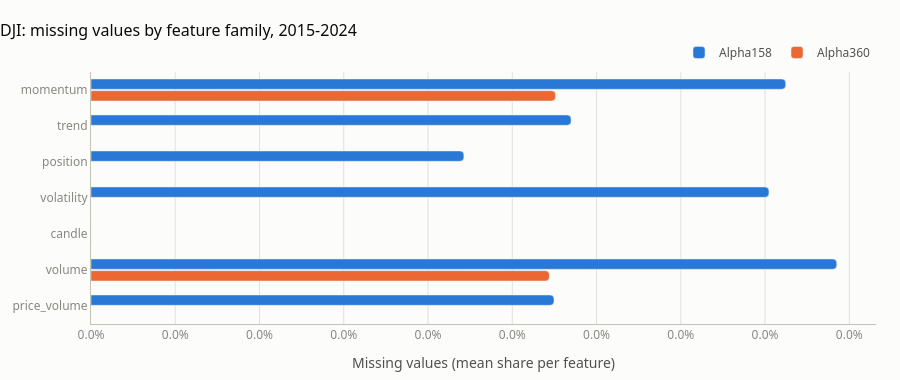
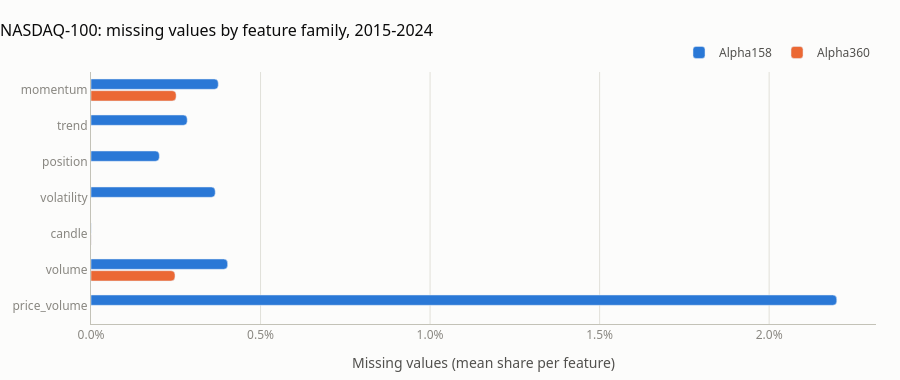
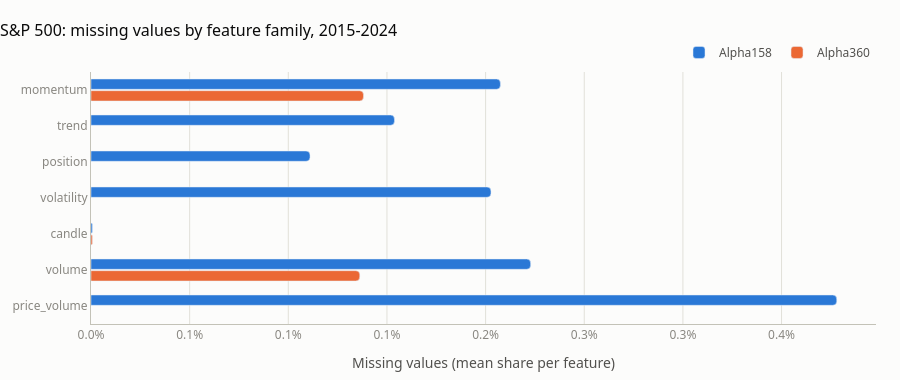
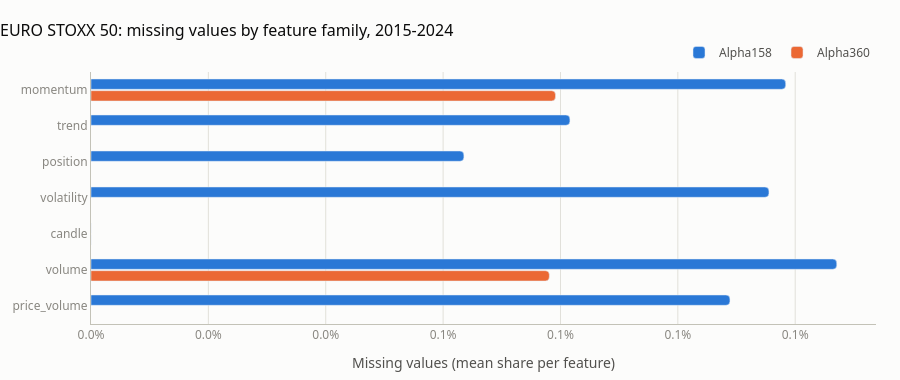

The notebook cell saved with these charts, in order:
### Markdown cell above
## 4. Missing values

Share of missing values per feature, averaged by family, over the study period (2015-2024). Rolling features are missing during the first days of a stock's history (up to 60 days for the longest windows). The models fill them with 0, the training median after the robust z-score.

### Code cell
for u in UNIVERSES:
    s = summaries[u]
    viz.missing_chart(s["missing"], cat, u).show()
    top = s["missing"].sort_values("missing_share", ascending=False).groupby("group").head(5)
    display(top.set_index(["group", "feature"]).rename_axis(index=[UNIVERSE_NAMES[u], "feature"]))

### Figure 1 — Plotly figure (JSON) as saved in the notebook; plotly's stock layout.template omitted (floating-point values rounded to 4 significant figures)
{"data": [{"hovertemplate": "%{y}: %{x:.2%} missing<extra>Alpha158</extra>", "marker": {"color": "#2a78d6", "cornerradius": 4}, "name": "Alpha158", "orientation": "h", "type": "bar", "x": [0.0004122, 0.0002849, 0.0002213, 0.0004023, 0.0, 0.0004425, 0.0002747], "y": ["momentum", "trend", "position", "volatility", "candle", "volume", "price_volume"]}, {"hovertemplate": "%{y}: %{x:.2%} missing<extra>Alpha360</extra>", "marker": {"color": "#eb6834", "cornerradius": 4}, "name": "Alpha360", "orientation": "h", "type": "bar", "x": [0.0002757, null, null, null, 0.0, 0.000272, null], "y": ["momentum", "trend", "position", "volatility", "candle", "volume", "price_volume"]}], "layout": {"bargap": 0.35, "bargroupgap": 0.12, "barmode": "group", "font": {"color": "#52514e", "family": "system-ui, -apple-system, \"Segoe UI\", sans-serif", "size": 12}, "height": 380, "hoverlabel": {"font": {"family": "system-ui, -apple-system, \"Segoe UI\", sans-serif"}}, "legend": {"font": {"color": "#52514e"}, "orientation": "h", "x": 1, "xanchor": "right", "y": 1.02, "yanchor": "bottom"}, "margin": {"b": 48, "l": 64, "r": 24, "t": 72}, "paper_bgcolor": "#fcfcfb", "plot_bgcolor": "#fcfcfb", "title": {"font": {"color": "#0b0b0b", "size": 16}, "text": "DJI: missing values by feature family, 2015-2024", "x": 0, "xanchor": "left"}, "xaxis": {"gridcolor": "#e1e0d9", "linecolor": "#c3c2b7", "rangemode": "tozero", "showline": true, "tickfont": {"color": "#898781"}, "tickformat": ".1%", "title": {"font": {"color": "#52514e"}, "text": "Missing values (mean share per feature)"}, "zeroline": false}, "yaxis": {"autorange": "reversed", "gridcolor": "#e1e0d9", "linecolor": "#c3c2b7", "showgrid": false, "tickfont": {"color": "#898781"}, "title": {"font": {"color": "#52514e"}}, "zeroline": false}}}

### Figure 2 — Plotly figure (JSON) as saved in the notebook; plotly's stock layout.template omitted (floating-point values rounded to 4 significant figures)
{"data": [{"hovertemplate": "%{y}: %{x:.2%} missing<extra>Alpha158</extra>", "marker": {"color": "#2a78d6", "cornerradius": 4}, "name": "Alpha158", "orientation": "h", "type": "bar", "x": [0.003754, 0.002838, 0.002015, 0.003663, 2.269e-06, 0.00403, 0.02199], "y": ["momentum", "trend", "position", "volatility", "candle", "volume", "price_volume"]}, {"hovertemplate": "%{y}: %{x:.2%} missing<extra>Alpha360</extra>", "marker": {"color": "#eb6834", "cornerradius": 4}, "name": "Alpha360", "orientation": "h", "type": "bar", "x": [0.00251, null, null, null, 2.269e-06, 0.002476, null], "y": ["momentum", "trend", "position", "volatility", "candle", "volume", "price_volume"]}], "layout": {"bargap": 0.35, "bargroupgap": 0.12, "barmode": "group", "font": {"color": "#52514e", "family": "system-ui, -apple-system, \"Segoe UI\", sans-serif", "size": 12}, "height": 380, "hoverlabel": {"font": {"family": "system-ui, -apple-system, \"Segoe UI\", sans-serif"}}, "legend": {"font": {"color": "#52514e"}, "orientation": "h", "x": 1, "xanchor": "right", "y": 1.02, "yanchor": "bottom"}, "margin": {"b": 48, "l": 64, "r": 24, "t": 72}, "paper_bgcolor": "#fcfcfb", "plot_bgcolor": "#fcfcfb", "title": {"font": {"color": "#0b0b0b", "size": 16}, "text": "NASDAQ-100: missing values by feature family, 2015-2024", "x": 0, "xanchor": "left"}, "xaxis": {"gridcolor": "#e1e0d9", "linecolor": "#c3c2b7", "rangemode": "tozero", "showline": true, "tickfont": {"color": "#898781"}, "tickformat": ".1%", "title": {"font": {"color": "#52514e"}, "text": "Missing values (mean share per feature)"}, "zeroline": false}, "yaxis": {"autorange": "reversed", "gridcolor": "#e1e0d9", "linecolor": "#c3c2b7", "showgrid": false, "tickfont": {"color": "#898781"}, "title": {"font": {"color": "#52514e"}}, "zeroline": false}}}

### Figure 3 — Plotly figure (JSON) as saved in the notebook; plotly's stock layout.template omitted (floating-point values rounded to 4 significant figures)
{"data": [{"hovertemplate": "%{y}: %{x:.2%} missing<extra>Alpha158</extra>", "marker": {"color": "#2a78d6", "cornerradius": 4}, "name": "Alpha158", "orientation": "h", "type": "bar", "x": [0.002075, 0.001538, 0.00111, 0.002027, 7.053e-06, 0.002228, 0.00378], "y": ["momentum", "trend", "position", "volatility", "candle", "volume", "price_volume"]}, {"hovertemplate": "%{y}: %{x:.2%} missing<extra>Alpha360</extra>", "marker": {"color": "#eb6834", "cornerradius": 4}, "name": "Alpha360", "orientation": "h", "type": "bar", "x": [0.001381, null, null, null, 7.053e-06, 0.001362, null], "y": ["momentum", "trend", "position", "volatility", "candle", "volume", "price_volume"]}], "layout": {"bargap": 0.35, "bargroupgap": 0.12, "barmode": "group", "font": {"color": "#52514e", "family": "system-ui, -apple-system, \"Segoe UI\", sans-serif", "size": 12}, "height": 380, "hoverlabel": {"font": {"family": "system-ui, -apple-system, \"Segoe UI\", sans-serif"}}, "legend": {"font": {"color": "#52514e"}, "orientation": "h", "x": 1, "xanchor": "right", "y": 1.02, "yanchor": "bottom"}, "margin": {"b": 48, "l": 64, "r": 24, "t": 72}, "paper_bgcolor": "#fcfcfb", "plot_bgcolor": "#fcfcfb", "title": {"font": {"color": "#0b0b0b", "size": 16}, "text": "S&P 500: missing values by feature family, 2015-2024", "x": 0, "xanchor": "left"}, "xaxis": {"gridcolor": "#e1e0d9", "linecolor": "#c3c2b7", "rangemode": "tozero", "showline": true, "tickfont": {"color": "#898781"}, "tickformat": ".1%", "title": {"font": {"color": "#52514e"}, "text": "Missing values (mean share per feature)"}, "zeroline": false}, "yaxis": {"autorange": "reversed", "gridcolor": "#e1e0d9", "linecolor": "#c3c2b7", "showgrid": false, "tickfont": {"color": "#898781"}, "title": {"font": {"color": "#52514e"}}, "zeroline": false}}}

### Figure 4 — Plotly figure (JSON) as saved in the notebook; plotly's stock layout.template omitted (floating-point values rounded to 4 significant figures)
{"data": [{"hovertemplate": "%{y}: %{x:.2%} missing<extra>Alpha158</extra>", "marker": {"color": "#2a78d6", "cornerradius": 4}, "name": "Alpha158", "orientation": "h", "type": "bar", "x": [0.001184, 0.0008161, 0.0006354, 0.001155, 0.0, 0.001271, 0.001089], "y": ["momentum", "trend", "position", "volatility", "candle", "volume", "price_volume"]}, {"hovertemplate": "%{y}: %{x:.2%} missing<extra>Alpha360</extra>", "marker": {"color": "#eb6834", "cornerradius": 4}, "name": "Alpha360", "orientation": "h", "type": "bar", "x": [0.0007916, null, null, null, 0.0, 0.000781, null], "y": ["momentum", "trend", "position", "volatility", "candle", "volume", "price_volume"]}], "layout": {"bargap": 0.35, "bargroupgap": 0.12, "barmode": "group", "font": {"color": "#52514e", "family": "system-ui, -apple-system, \"Segoe UI\", sans-serif", "size": 12}, "height": 380, "hoverlabel": {"font": {"family": "system-ui, -apple-system, \"Segoe UI\", sans-serif"}}, "legend": {"font": {"color": "#52514e"}, "orientation": "h", "x": 1, "xanchor": "right", "y": 1.02, "yanchor": "bottom"}, "margin": {"b": 48, "l": 64, "r": 24, "t": 72}, "paper_bgcolor": "#fcfcfb", "plot_bgcolor": "#fcfcfb", "title": {"font": {"color": "#0b0b0b", "size": 16}, "text": "EURO STOXX 50: missing values by feature family, 2015-2024", "x": 0, "xanchor": "left"}, "xaxis": {"gridcolor": "#e1e0d9", "linecolor": "#c3c2b7", "rangemode": "tozero", "showline": true, "tickfont": {"color": "#898781"}, "tickformat": ".1%", "title": {"font": {"color": "#52514e"}, "text": "Missing values (mean share per feature)"}, "zeroline": false}, "yaxis": {"autorange": "reversed", "gridcolor": "#e1e0d9", "linecolor": "#c3c2b7", "showgrid": false, "tickfont": {"color": "#898781"}, "title": {"font": {"color": "#52514e"}}, "zeroline": false}}}
